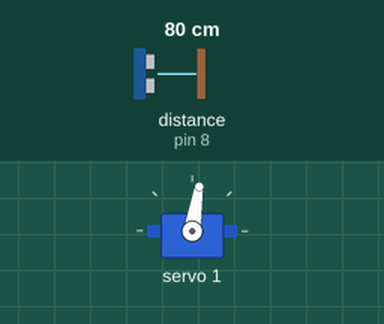
This sketch was run on a simulated Arduino Uno, built with avr-gcc and run on an emulated ATmega328P. Shown: servo. Wiring (inferred from the names in the program): ultrasonic range finder: trigger pin 9; echo pin 8. The test bench sets the inputs (shaded band); at power-on: distance to the obstacle (sensor on pin 8) 80 cm. The echo pulse lasts 58.3 µs per cm.

Above: at 0.1 s.
Timing chart, 0 to 1.6 s (numbered marks = the images above):
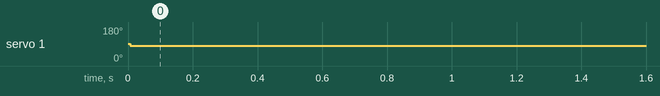

The sketch:

2-3_AutomaticStop.ino
```cpp
// (licence header left out)
#include <Wire.h>
#include <Adafruit_PWMServoDriver.h>

// PWM servo driver module
#define PWM_CHANNEL_ESC 1
#define PWM_NEUTRAL 340
#define PWM_DRIVE 365
#define PWM_MAX 460

// Distance sensor HC-SR04
#define TRIGGER_PIN 9
#define ECHO_PIN 8
#define MIN_RANGE_CM 2
#define MICROSEC_TO_CM 29      // Approx. time to cm at 20 C (343 m/s)
#define STOP_DISTANCE_CM  100

Adafruit_PWMServoDriver pwm = Adafruit_PWMServoDriver();
boolean isStopped = false;

void setup() {
  // Init servo driver
  pwm.begin();
  pwm.setPWMFreq(60);
  pwm.setPWM(PWM_CHANNEL_ESC, 0, PWM_DRIVE);

  // Init distance sensor
  pinMode(TRIGGER_PIN, OUTPUT);
  pinMode(ECHO_PIN, INPUT);
}

void loop() {
  // Car already stopped => Skip loop()
  if (isStopped)
    return;

  // Stop car, if distance to next object is below STOP_DISTANCE_CM
  int distanceCm = measureDistanceInCm();
  if ((distanceCm > MIN_RANGE_CM) && (distanceCm < STOP_DISTANCE_CM)) {
    pwm.setPWM(PWM_CHANNEL_ESC, 0, PWM_NEUTRAL);
    isStopped = true;
  }
  delay(50);     // HC-SR04: Wait at least 20 ms before next measurement
}

/* Measure distance to next object */
int measureDistanceInCm() {
  // Send trigger pulse
  digitalWrite(TRIGGER_PIN, HIGH);
  delayMicroseconds(10);
  digitalWrite(TRIGGER_PIN, LOW);

  // Read echo pulse and determine distance
  // (Sound travels to object and back => Divide by 2)
  long distanceMicrosec = pulseIn(ECHO_PIN, HIGH) / 2;
  return distanceMicrosec / MICROSEC_TO_CM;
}
```

Measured:
- by itself, servo 1: 91° → 81° at 0.01 s
